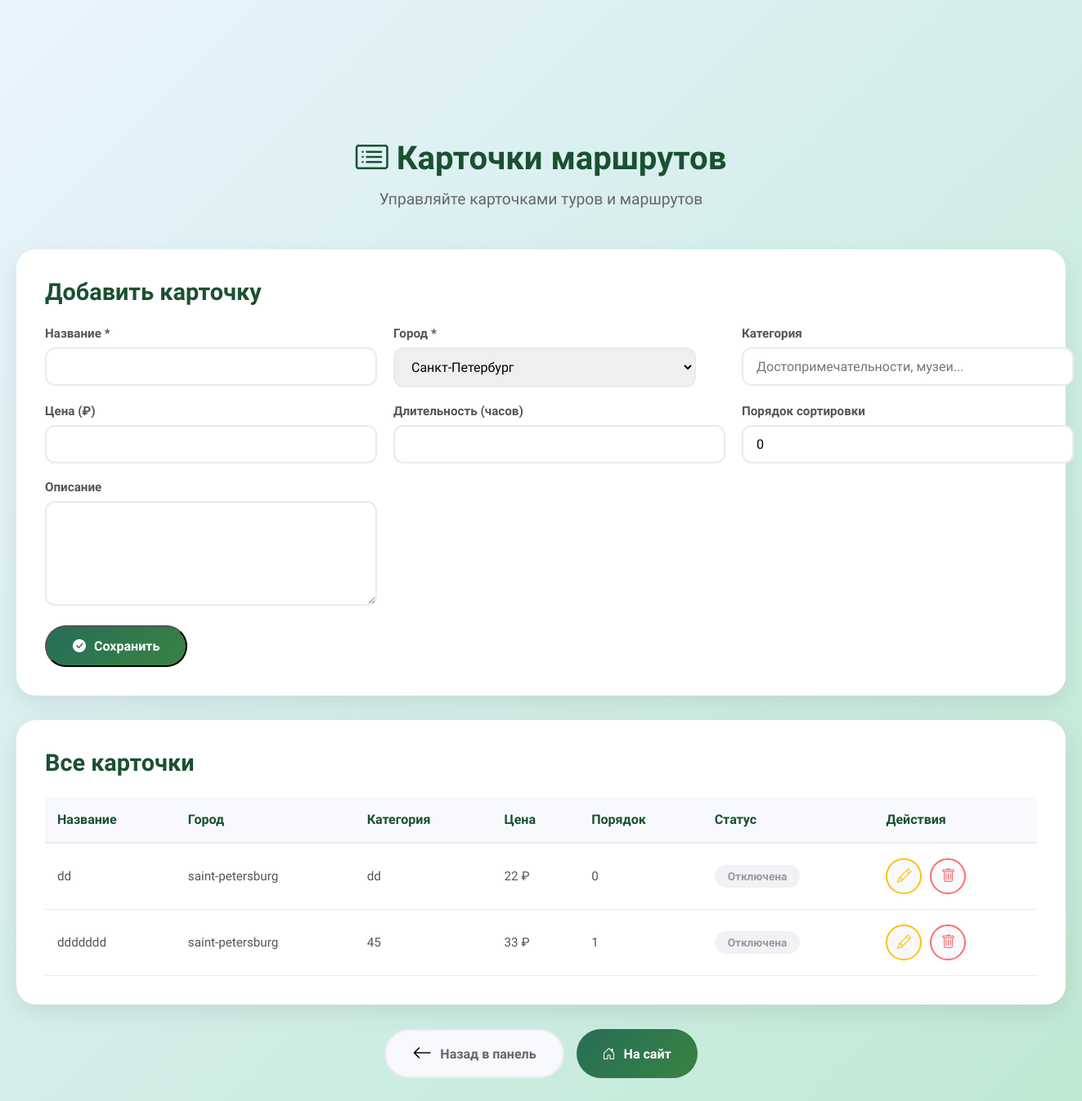
The page /admin/routes.php (signed in) on the database its author committed.
### tables this page shows
CREATE TABLE `route_cards` (
  `id` int UNSIGNED NOT NULL,
  `title` varchar(255) NOT NULL,
  `description` text,
  `image` varchar(255) DEFAULT NULL,
  `city_id` varchar(100) NOT NULL,
  `category` varchar(100) DEFAULT NULL,
  `price` decimal(10,2) DEFAULT NULL,
  `duration` int DEFAULT NULL,
  `is_active` tinyint(1) DEFAULT '1',
  `sort_order` int DEFAULT '0',
  `created_at` timestamp NULL DEFAULT CURRENT_TIMESTAMP,
  `updated_at` timestamp NULL DEFAULT CURRENT_TIMESTAMP ON UPDATE CURRENT_TIMESTAMP
);

### admin/routes.php (the view, shortened to what this page needs)
<?php
$pdo = getDbConnection();
$stmt = $pdo->query("SELECT * FROM route_cards ORDER BY sort_order, id DESC");
$cards = $stmt->fetchAll();
$editCard = null;
?>
<!DOCTYPE html>
<html lang="ru">
<head>
    <link rel="stylesheet" href="https://cdn.jsdelivr.net/npm/bootstrap-icons@1.11.1/font/bootstrap-icons.css">
    <link rel="stylesheet" href="../style.css">
</head>
<body>
    <div class="admin-routes">
        <div class="admin-page-header">
            <h1><i class="bi bi-card-list"></i> Карточки маршрутов</h1>
            <p>Управляйте карточками туров и маршрутов</p>
        </div>
        <div class="admin-card">
            <h2 class="admin-card-title"><?= $editCard ? 'Редактировать карточку' : 'Добавить карточку' ?></h2>
            <form method="POST">
                <div class="admin-form-grid">
                    <div class="admin-form-group"><label>Название *</label><input type="text" name="title" required value="<?= htmlspecialchars($editCard['title'] ?? '') ?>"></div>
                    <div class="admin-form-group"><label>Город *</label><select name="city_id" required><option value="saint-petersburg" <?= ($editCard['city_id'] ?? '') === 'saint-petersburg' ? 'selected' : '' ?>>Санкт-Петербург</option></select></div>
                    <div class="admin-form-group"><label>Категория</label><input type="text" name="category" placeholder="Достопримечательности, музеи..." value="<?= htmlspecialchars($editCard['category'] ?? '') ?>"></div>
                    <div class="admin-form-group"><label>Цена (₽)</label><input type="number" name="price" value="<?= $editCard['price'] ?? '' ?>"></div>
                    <div class="admin-form-group"><label>Длительность (часов)</label><input type="number" name="duration" value="<?= $editCard['duration'] ?? '' ?>"></div>
                    <div class="admin-form-group"><label>Порядок сортировки</label><input type="number" name="sort_order" value="<?= $editCard['sort_order'] ?? 0 ?>"></div>
                </div>
                <div class="admin-form-group"><label>Описание</label><textarea name="description"><?= htmlspecialchars($editCard['description'] ?? '') ?></textarea></div>
                <div style="display: flex; gap: 15px; margin-top: 20px;">
                    <button type="submit" name="save_card" class="admin-btn admin-btn-success"><i class="bi bi-check-circle-fill"></i> Сохранить</button>
                </div>
            </form>
        </div>
        <div class="admin-card">
            <h2 class="admin-card-title">Все карточки</h2>
            <div class="admin-table-wrapper">
                <table class="admin-table">
                    <thead><tr><th>Название</th><th>Город</th><th>Категория</th><th>Цена</th><th>Порядок</th><th>Статус</th><th>Действия</th></tr></thead>
                    <tbody>
                        <?php foreach ($cards as $c): ?>
                        <tr>
                            <td><?= htmlspecialchars($c['title']) ?></td>
                            <td><?= htmlspecialchars($c['city_id']) ?></td>
                            <td><?= htmlspecialchars($c['category']) ?></td>
                            <td><?= $c['price'] ? number_format($c['price'], 0, '.', ' ') . ' ₽' : '-' ?></td>
                            <td><?= $c['sort_order'] ?></td>
                            <td><span class="card-status <?= $c['is_active'] ? 'card-status-active' : 'card-status-inactive' ?>"><?= $c['is_active'] ? 'Активна' : 'Отключена' ?></span></td>
                            <td><div class="card-actions"><a href="?edit=<?= $c['id'] ?>" class="card-action-btn card-btn-edit"><i class="bi bi-pencil"></i></a><a href="?delete=<?= $c['id'] ?>" class="card-action-btn card-btn-delete" onclick="return confirm('Удалить?')"><i class="bi bi-trash"></i></a></div></td>
                        </tr>
                        <?php endforeach; ?>
                    </tbody>
                </table>
            </div>
        </div>
        <div class="admin-nav-buttons">
            <a href="dashboard.php" class="admin-btn admin-btn-secondary"><i class="bi bi-arrow-left"></i> Назад в панель</a>
            <a href="../index.php" class="admin-btn admin-btn-success"><i class="bi bi-house-door"></i> На сайт</a>
        </div>
    </div>
</body>
</html>

### style.css (style rules this page uses)
* { margin: 0; padding: 0; }
body { padding-top: 70px; background: linear-gradient(135deg, #bcddff54, #98dbb8a1); font-family: "Mulish", sans-serif; }
.bi-arrow-left, .bi-arrow-right { color: #000000; font-size: 1.5rem; }

### admin/routes.php (style rules this page uses)
.admin-routes { max-width: 1400px; margin: 100px auto; padding: 0 20px; }
.admin-page-header { text-align: center; margin-bottom: 50px; }
.admin-page-header h1 { font-size: 2.5rem; color: #1b5031; margin-bottom: 15px; font-weight: 700; }
.admin-page-header p { font-size: 1.2rem; color: #666; }
.admin-card { background: white; border-radius: 24px; padding: 35px; box-shadow: 0 10px 30px rgba(0,0,0,0.08); margin-bottom: 30px; }
.admin-card-title { font-size: 1.8rem; color: #1b5031; margin-bottom: 25px; font-weight: 700; }
.admin-form-grid { display: grid; grid-template-columns: repeat(3, 1fr); gap: 20px; margin-bottom: 20px; }
.admin-form-group label { display: block; margin-bottom: 8px; font-weight: 600; color: #555; font-size: 0.95rem; }
.admin-form-group input, .admin-form-group select, .admin-form-group textarea { width: 370px; padding: 12px 16px; border: 2px solid #e8ecf1; border-radius: 12px; font-size: 1rem; font-family: 'Mulish', sans-serif; transition: all 0.3s; }
.admin-form-group textarea { height: 100px; resize: vertical; }
.admin-btn { padding: 14px 32px; border-radius: 50px; font-weight: 600; cursor: pointer; transition: all 0.3s; font-family: 'Mulish', sans-serif; display: inline-flex; align-items: center; gap: 10px; font-size: 1rem; text-decoration: none; }
.admin-btn-success { background: linear-gradient(135deg, #266d59 0%, #3a8340 100%); color: white; }
.admin-btn-secondary { background: #f8f9fc; color: #666; border: 2px solid #e8ecf1; }
.admin-table-wrapper { overflow-x: auto; }
.admin-table { width: 100%; border-collapse: collapse; }
.admin-table th { text-align: left; padding: 18px 15px; background: #f8f9fc; color: #1b5031; font-weight: 700; font-size: 1rem; border-bottom: 2px solid #e8ecf1; }
.admin-table td { padding: 18px 15px; border-bottom: 1px solid #e8ecf1; color: #555; font-size: 0.95rem; }
.card-status { padding: 6px 16px; border-radius: 30px; font-size: 0.85rem; font-weight: 600; }
.card-status-inactive { background: #f0f2f5; color: #999; }
.card-actions { display: flex; gap: 10px; }
.card-action-btn { width: 40px; height: 40px; border-radius: 50%; border: none; cursor: pointer; display: flex; align-items: center; justify-content: center; transition: all 0.3s; font-size: 1.1rem; }
.card-btn-edit { background: #f8f9fc; color: #ffc107; border: 2px solid #ffc107; }
.card-btn-delete { background: #f8f9fc; color: #ff6b6b; border: 2px solid #ff6b6b; }
.admin-nav-buttons { display: flex; gap: 15px; justify-content: center; margin-top: 30px; }

### rows shown on the page
route_cards: title "dd", city "saint-petersburg", category "dd", price "22", sort_order "0", is_active "Отключена"
route_cards: title "ddddddd", city "saint-petersburg", category "45", price "33", sort_order "1", is_active "Отключена"
